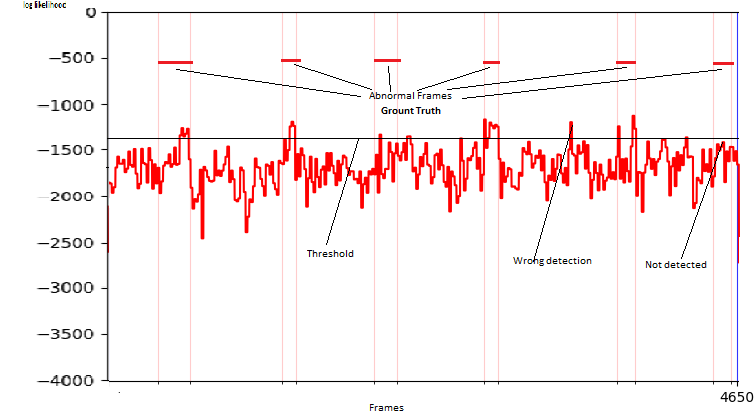
#> input picture picture2.png, 754 x 418 px
$ python social_force_calculation.py   (Python 2 division)   (older library calls are emulated)
#> lines starting #> are read from the running program, lines starting #| are printed output that depends on the picture
import numpy as np
import cv2
import video_analysis
import os
import skvideo.io

'''
This is the reproduction of "Abnormal Crowd Behavior Detection using Social Force Model" by Ramin Mehran, Alexis Oyama, Mubarak Shah
The document is attached to project

social_force_calculation.py includes functionality of  calculation flow and social force and creating videos with overlayed flow and force

References

1. "Abnormal Crowd Behavior Detection using Social Force Model" by Ramin Mehran, Alexis Oyama, Mubarak Shah

'''


'''
GET_EFFECTIVE_VELOCITY calculates effective velocity of pixel using bilinear interpolation from nearest neighbors

Arguments:
    flow - flow matrix with velocities(Vx, Vy) for every pixel

Returns:
    O - flow matrix with effective velocities
'''
# [9 lines left out: function get_effective_velocity, not called in this run]


'''
BILINEAR_INTERPOLATION is doing interpolation from nearest four points

Arguments:
    x - x coordinate of pixel
    y - y coordinage of pixel
    flow - flow matrix

Returns:
    Vx - interpolated x coordinate value of pixel
    Vy - interpolated y coordinate value of pixel
'''
# [24 lines left out: function bilinear_interpolation, not called in this run]

'''
FORCE_CALCULATION calculates optical flow and social force

Arguments:
    videoUrl - url of video
    tau - relaxation parameter see Reference 1 page 3
    Pi - panic weight parameter see Reference 1 page 3
    resize - image resize factor

Returns:
    result - force flow matrix with size frame_count x video_image_size_1-2 x video_image_size_2-2x3(rgb)
    forceresult- force matrix with size  frame_count x video_image_size_1-2 x video_image_size_2-2

According to Reference 1 for calculation simplicity 25% of initial size of video is taken so because of that here we include resize parameter to resize image
to get flow we used opencv calcOpticalFlowFarneback method that calculates flow from two adjacent frames using Farneback algorithm
Desired velocity and social force are calculated using Reference 1 page 3 (4) (5)
To created colormap from force first the force value is calculated from (Fx, Fy) components and then this force normalized from range 0-255
to get full range of colors in image(normalization was done frame by frame)
Force picture sizes are smaller by 2 pixels from video image sizes (video_image_size_1-2)  this is done to avoid badly interpolated corner pixels
'''

# [31 lines left out: function force_calculation, not called in this run]

'''
GET_FORCE_FROM_COMPONENTS_AND_NORMALIZE_FOR_IMAGE is calculating force from (Fx, Fy) components and normalizing in range 0-255

Arguments:
    Force-force matrix

Returns:
    force matrix
'''
# [5 lines left out: function get_Force_from_components_and_normalize_for_image, not called in this run]


'''
GET_FORCE_FLOW is calculating force from (Fx, Fy) components, normalizing in range 0-255 and opencv colormaping

Arguments:
    Force-force matrix

Returns:
    imC-opencv colormaped image matrix
'''
# [4 lines left out: function get_Force_Flow, not called in this run]

'''
GET_VIDEO_AND_CREATE_VIDEO_WITH_FORCE_AND_FLOW creates videos with flows and overlayed forces
for every video 2 video is outputing one with optical flow(yellow) and force (red) lines and
the second is colormaped force flow overlayed to actual video

Arguments:
    directory - videos directory
    tau - relaxation parameter see Reference 1 page 3
    Pi - panic weight parameter see Reference 1 page 3
    resize - image resize factor

Returns:
    creates videos in the same directory
'''
def get_video_and_create_video_with_force_and_flow(directory,tau,Pi,resize):
#> called with directory = 'Test Dataset Crowd', tau = 0.5, Pi = 0, resize = 1
    videos = os.listdir(directory)
    for file in videos:
        print file
        fn=file.split(".")[0]
        fn_ext = file.split(".")[-1]
        cam = cv2.VideoCapture(directory + '/' + file)
        ret, prev = cam.read()
#> prev is the input picture: shape (418, 754, 3); mean B, G, R 239.5, 239.3, 249.9
        if not ret:
            print 'Cannot read '+file+' continuing to next'
            cam.release()
            continue
        prev = cv2.resize(prev, (0, 0), fx=resize, fy=resize)
        prevgray = cv2.cvtColor(prev, cv2.COLOR_BGR2GRAY)
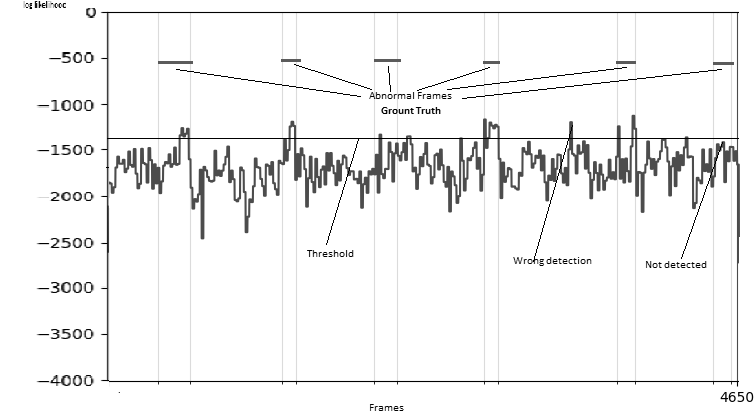
#> prevgray: shape (418, 754); min 0, max 255, mean 242.5
        prevflow = np.zeros((prev.shape[0], prev.shape[1], 2))
        fps = cam.get(cv2.cv.CV_CAP_PROP_FPS)
        fourcc = cv2.cv.CV_FOURCC('I', 'Y', 'U', 'V')
        writer_flow = cv2.VideoWriter(directory+' Flow/'+fn + '_flow.avi', fourcc, fps, (prev.shape[1], prev.shape[0]))
        writer_overlay = cv2.VideoWriter(directory+' OverLay/'+fn + '_overlay.avi', fourcc, fps, (prev.shape[1]-2, prev.shape[0]-2))
        while (cam.isOpened()):
            ret, img = cam.read()
            if not ret:
                break
            img = cv2.resize(img, (0, 0), fx=resize, fy=resize)
            gray = cv2.cvtColor(img, cv2.COLOR_BGR2GRAY)
#> (the run stopped early here; a loop or call above may not have finished)

$ run again, on likelihoods.PNG
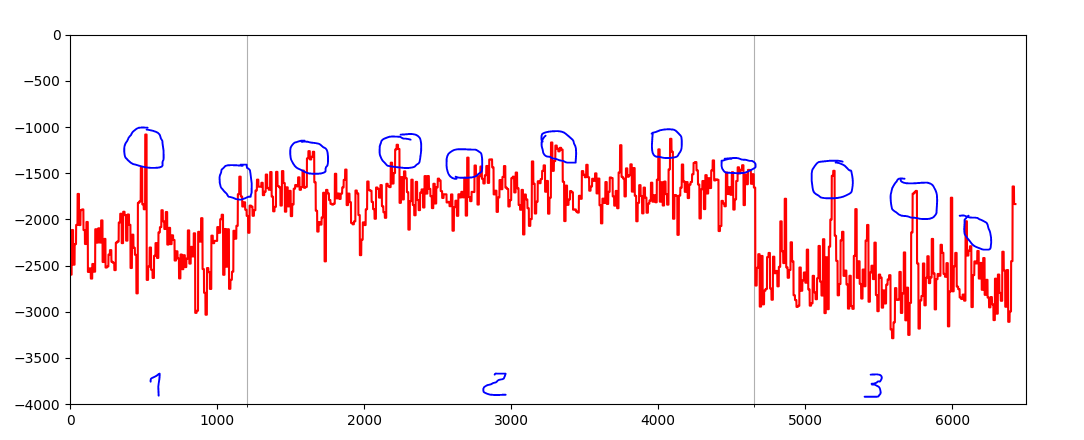
#> input picture likelihoods.PNG, 1084 x 440 px
#> in get_video_and_create_video_with_force_and_flow, prev is the input picture: shape (440, 1084, 3); mean B, G, R 238.9, 237.4, 250.9
#> in get_video_and_create_video_with_force_and_flow, `prevgray = cv2.cvtColor(prev, cv2.COLOR_BGR2GRAY)`:
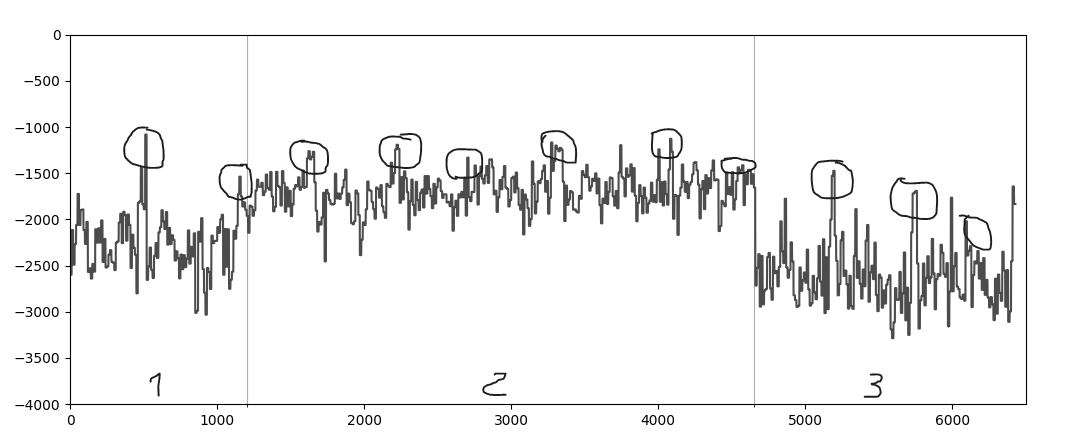
#> prevgray: shape (440, 1084); min 0, max 255, mean 241.6
